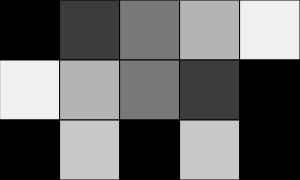
Frame 1 (no input)
Frame 60 (no input): identical to frame 1, image omitted
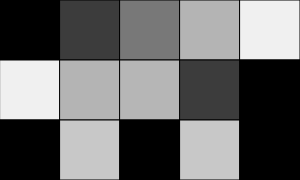
Frame 120 (the mouse pressed at the canvas centre since frame 60)

The p5.js sketch that drew these frames (run headless with seeded random() and noise() and a simulated clock; from frame 60 on, the mouse is pressed at the canvas centre):

// p5.js sketch
// ── sketch.js
// 16 2D Array Basics
// Grace Li
// April 2nd
//
// Working with 2D Arrays, visualization

let grid = 
[
 [0,   60, 120,  180, 240],
 [240, 180, 120, 60,   0],
 [0,   200, 0,   200,  0],
];

let squareSize = 60;
const NUM_ROWS = 3;
const NUM_COLS = 5;

function setup() {
  createCanvas(NUM_COLS * squareSize, NUM_ROWS * squareSize);
}

function draw() {
  background(220);
  renderGrid();

}

function renderGrid(){
  // interpret the information in the 2D array, and 
  // draw a grid of colors on the screen to reflect it

  for(let y = 0; y < NUM_ROWS; y++){
    for(let x = 0; x < NUM_COLS; x++){
      let fillColor = grid[y][x];
      fill(fillColor);
      square(x*squareSize, y*squareSize, squareSize);
    }
  }
}

function getCurrentY(){
  // determine current row of the mouse position
  let constrainedY = constrain(mouseY, 0, height-1);
  return floor(constrainedY / squareSize);

}

function getCurrentX(){
  // determine the current column of the mouse position
  let constrainedX = constrain(mouseX, 0, width-1);
  return floor(constrainedX / squareSize);
}

function mousePressed(){
  // flip current tile to a randim greyscale value 
  let x = getCurrentX();
  let y = getCurrentY();
  grid[y][x] = floor(random(255));
}
